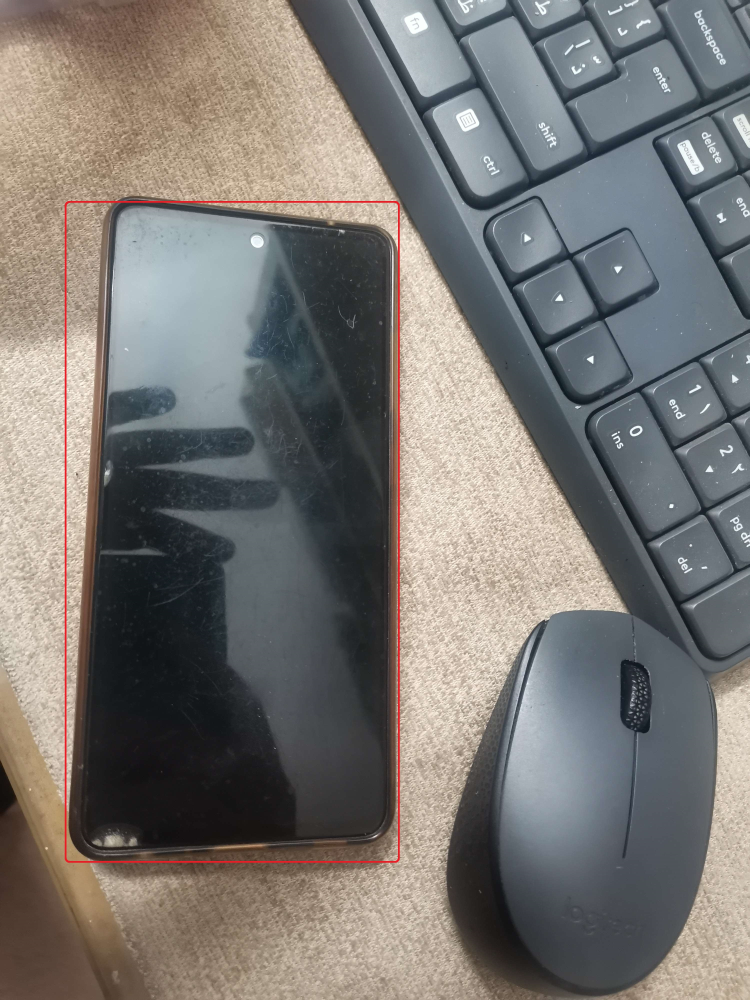
#> input picture mobile_highlighted.jpg, 3000 x 4000 px (shown at 1/4 size)
$ jupyter execute --allow-errors image_crop.ipynb   (older library calls are emulated)
#> lines starting #> are read from the running program, lines starting #| are printed output that depends on the picture; after the words box and inside, x2 and y2 are one past the last pixel; in counts of white or black regions, pixels touching at a corner belong together
### commonfunctions.py
import skimage.io as io
import matplotlib.pyplot as plt
import numpy as np
from skimage.exposure import histogram
from matplotlib.pyplot import bar
from skimage.color import rgb2gray, rgb2hsv

# Convolution:
from scipy.signal import convolve2d
from scipy import fftpack
import math

from skimage.util import random_noise
from skimage.filters import median
from skimage.feature import canny

from mpl_toolkits.mplot3d import Axes3D  # noqa: F401 unused import

import matplotlib.pyplot as plt
from matplotlib import cm
from matplotlib.ticker import LinearLocator, FormatStrFormatter
import numpy as np

# Edges
from skimage.filters import sobel_h, sobel, sobel_v, roberts, prewitt


# Show the figures / plots inside the notebook
def show_images(images, titles=None):
    # This function is used to show image(s) with titles by sending an array of images and an array of associated titles.
    # images[0] will be drawn with the title titles[0] if exists
    # You aren't required to understand this function, use it as-is.
    n_ims = len(images)
    if titles is None:
        titles = ["(%d)" % i for i in range(1, n_ims + 1)]
    fig = plt.figure()
    n = 1
    for image, title in zip(images, titles):
        a = fig.add_subplot(1, n_ims, n)
        if image.ndim == 2:
            plt.gray()
        plt.imshow(image)
        a.set_title(title)
        plt.axis("off")
        n += 1
    fig.set_size_inches(np.array(fig.get_size_inches()) * n_ims)
    plt.show()


# [43 lines left out: functions show_3d_image, show_3d_image_filtering_in_freq, showHist, not called in this run]

### image_crop.ipynb
## Conducted Experiments (test cases)
- Arduino Chip Test with cluttered box
### Comments
    - I used red marker with 10px to draw
    - The mask shape (binary) is weird
    - It doesn't fully match with the box
- Red Car Test with cluttered box
### Comments
    - I used blue marker with 30px to draw
    - The car turns from red to blue (Magish)
    - The cropped image doesn't include the car
- Toy Keys
### Comments
    - I used green marker with 30px to draw
    - Blue turns red and red turns blue for some fucking reason again
    - Crop is good
    - Mask is ortas ta3meya
    - Well , sifts actually match the object but draws the wrong box
- Mobile Phone with cluttered box
### Comments
    - I highlighted the mouse alone and it cropped it perfectly , yet the mask was habal
    - I hightlight the mobile and it cropped it perfectly bardo , bs el mask f 7etta tanya
    - descriptors are matching ok , but the issue is in box drawing , so we will have to consider a backup plan to evaluate according to matches accuracy
    - Masks are really werid , cropps badly due to bad contouring or bad box dimensions

[cell 1]
import numpy as np
import cv2
import os
from skimage.morphology import binary_closing, binary_opening, binary_dilation, binary_erosion
from skimage.filters import gaussian
from commonfunctions import *
# [6 lines of commented-out code are left out]
img_highlights = cv2.imread("./mobile_highlighted.jpg")
#> img_highlights is the input picture: shape (4000, 3000, 3); mean B, G, R 115.4, 118.9, 122.1

# img = cv2.imread("./arduino_not_highlighted.jpg")
# img = cv2.imread("./red_car.jpg")
img = cv2.imread("./mouse_mobile.jpg")
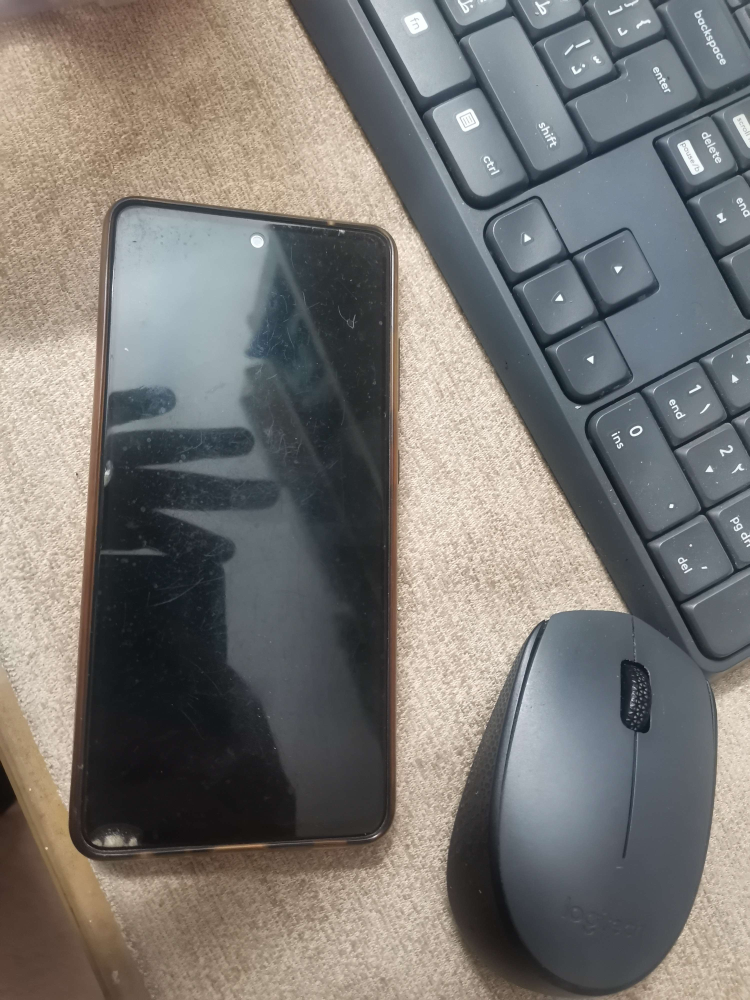
#> input picture mouse_mobile.jpg, 3000 x 4000 px (shown at 1/4 size)
#> img is the input picture: shape (4000, 3000, 3); mean B, G, R 115.9, 119.4, 121.8


# show_images([img_highlights, img, contour], ["img_highlights", "img", "contour"])
show_images([img_highlights], ["img_highlights"])
#> in show_images, `n_ims = len(images)`: n_ims = 1
#> the loop in show_images, `for image, title in zip(images, titles):` made 1 pass
#> (title, n) on pass 1: ('img_highlights', 2)
#> after the loop in show_images, `for image, title in zip(images, titles):`: n = 2

[cell 2]
contour = cv2.subtract(img_highlights, img)
contour = cv2.cvtColor(contour, cv2.COLOR_BGR2GRAY)
#> contour: shape (4000, 3000)
print(contour.max())
#| 59

pts_contour = np.where(contour > 3)
#> pts_contour = 67047 positions, rows 503 to 3454, columns 256 to 2222
pts_contour = np.array([pts_contour[1], pts_contour[0]]).T
#> pts_contour = 67047 pairs, first value 256 to 2222, second value 503 to 3454

show_images([contour], ["contour"])
#> the loop in show_images (call 2), `for image, title in zip(images, titles):` made 1 pass

[cell 3]
rect = cv2.boundingRect(pts_contour)
#> rect = (256, 503, 1967, 2952)
x, y, w, h = rect
#> x = 256; y = 503; w = 1967; h = 2952
croped = img[y : y + h, x : x + w].copy()
show_images([croped], ["croped"])

[cell 4]
pts_contour = pts_contour - pts_contour.min(axis=0)
#> pts_contour = 67047 pairs, first value 0 to 1966, second value 0 to 2951

mask = np.zeros(croped.shape[:2], np.uint8)
cv2.drawContours(mask, [pts_contour], -1, (255, 255, 255), -1, cv2.LINE_AA)
# cv2.drawContours(croped, [pts_contour], -1, (0, 255, 0), 2, cv2.LINE_AA)
show_images([mask ], ["mask"])

# side note : mask el arduino bytl3 7agat 8areba

[cell 5]
dst = cv2.bitwise_and(croped, croped, mask=mask)

## (4) add the white background
bg = np.ones_like(croped, np.uint8) * 255
cv2.bitwise_not(bg, bg, mask=mask)
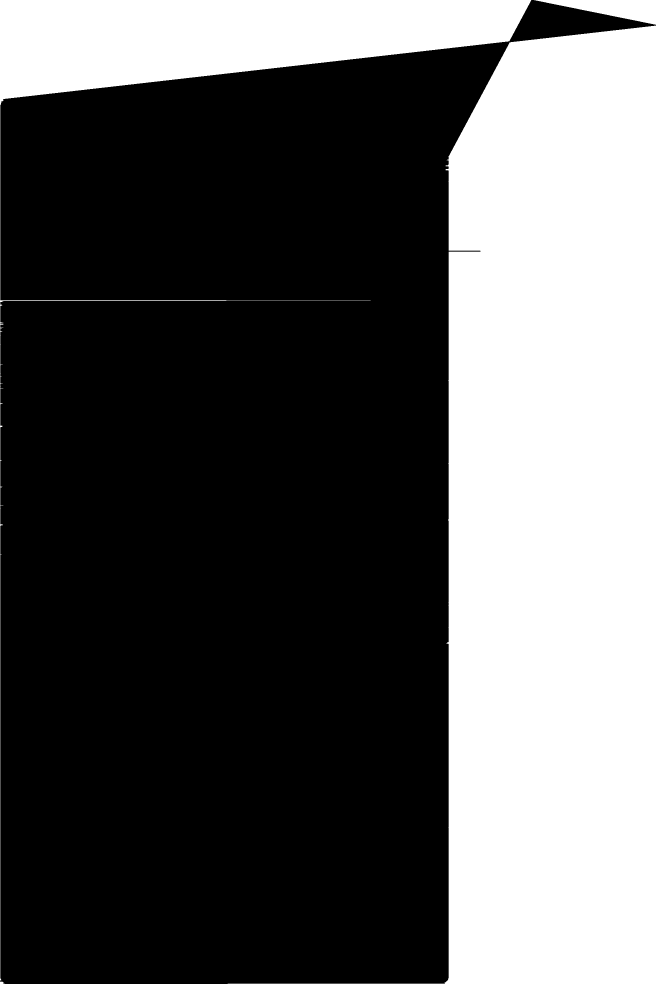
#> bg: shape (2952, 1967, 3) (shown at 1/3 size); 35.8% white; 4 white regions, box (x1, y1, x2, y2) and area: (683, 77, 1967, 2952) 1734533, (0, 0, 1594, 2942) 331521, (1603, 0, 1967, 74) 13581, (0, 2945, 14, 2952) 73
dst2 = bg + dst
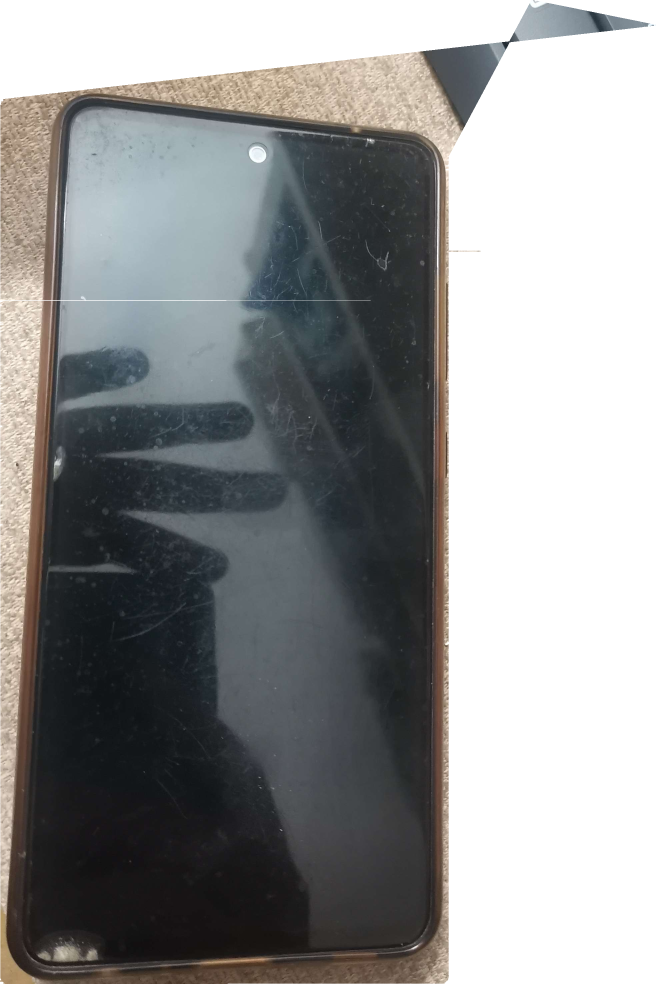
#> dst2: shape (2952, 1967, 3) (shown at 1/3 size); mean of channels 0, 1, 2 146.8, 146.8, 146; drawn as B, G, R
show_images([dst2], ["dst2"])

[cell 6]
def applySift(train_image, test_image):
    train_image = cv2.cvtColor(train_image, cv2.COLOR_RGB2GRAY)
    test_image = cv2.cvtColor(test_image, cv2.COLOR_RGB2GRAY)
    sift = cv2.SIFT_create()
    kp1, desc1 = sift.detectAndCompute(train_image, None)
    kp2, desc2 = sift.detectAndCompute(test_image, None)

    bf = cv2.BFMatcher()
    matches = bf.knnMatch(desc1, desc2, k=2)

    # apply test
    good = []

    for m, n in matches:
        if m.distance < 0.75 * n.distance:
            good.append([m])

    img3 = cv2.drawMatchesKnn(
        train_image, kp1, test_image, kp2, good[:50], None, flags=2
    )
    show_images([img3])
    return

[cell 7]
def find_matching_boxes(image, template, detector_method, params):
    """
    template: Lost object image
    image: box image
    detector_method: SIFT or ORB
    params: dictionary of parameters (max_matching_objects, SIFT_distance_threshold, best_matches_points)
    """
    # Parameters and their default values
    MAX_MATCHING_OBJECTS = params.get("max_matching_objects", 10)
    SIFT_DISTANCE_THRESHOLD = params.get("SIFT_distance_threshold", 0.65)
    BEST_MATCHES_POINTS = params.get("best_matches_points", 50)

    # Initialize the detector and matcher
    if detector_method == "SIFT":
        detector = cv2.SIFT_create()
        bf = cv2.BFMatcher()
    elif detector_method == "ORB":
        detector = cv2.ORB_create(fastThreshold=5, edgeThreshold=10)
        bf = cv2.BFMatcher(cv2.NORM_HAMMING, crossCheck=True)
    else:
        raise ValueError("Unsupported detector method")

    # Find keypoints and descriptors for the template
    keypoints2, descriptors2 = detector.detectAndCompute(
        template, None
    )  # lost object image (keypoints and feature vectors)

    matched_boxes = []
    matching_img = image.copy()  # box image

    for i in range(MAX_MATCHING_OBJECTS):
        # Match descriptors
        keypoints1, descriptors1 = detector.detectAndCompute(
            matching_img, None
        )  # box image (keypoints and feature vectors)

        if detector_method == "SIFT":
            # Matching strategy for SIFT
            matches = bf.knnMatch(descriptors1, descriptors2, k=2)
            good_matches = [
                m
                for m, n in matches
                if m.distance < SIFT_DISTANCE_THRESHOLD * n.distance
            ]
            good_matches = sorted(good_matches, key=lambda x: x.distance)[
                :BEST_MATCHES_POINTS
            ]

        elif detector_method == "ORB":
            # Matching strategy for ORB
            matches = bf.match(descriptors1, descriptors2)
            matches = sorted(matches, key=lambda x: x.distance)
            good_matches = matches[:BEST_MATCHES_POINTS]

        else:
            raise ValueError("Unsupported detector method")

        # Extract location of good matches
        points1 = np.float32([keypoints1[m.queryIdx].pt for m in good_matches])
        points2 = np.float32([keypoints2[m.trainIdx].pt for m in good_matches])

        # Find homography for drawing the bounding box
        try:
            H, _ = cv2.findHomography(points2, points1, cv2.RANSAC, 2)
        except cv2.error:
            print("No more matching box")
            break

        if H is None:
            print("No more matching box")
            break

        # Transform the corners of the template to the matching points in the image
        h, w = template.shape[:2]
        corners = np.float32([[0, 0], [0, h - 1], [w - 1, h - 1], [w - 1, 0]]).reshape(-1, 1, 2)

        # [4 lines of commented-out code are left out]

        transformed_corners = cv2.perspectiveTransform(corners, H)
        matched_boxes.append(transformed_corners)

        # You can uncomment the following lines to see the matching process
        # Draw the bounding box
        img1_with_box = matching_img.copy()
        matching_result = cv2.drawMatches(
            img1_with_box,
            keypoints1,
            template,
            keypoints2,
            good_matches,
            None,
            flags=cv2.DrawMatchesFlags_NOT_DRAW_SINGLE_POINTS,
        )
        cv2.polylines(
            matching_result,
            [np.int32(transformed_corners)],
            True,
            (255, 0, 0),
            3,
            cv2.LINE_AA,
        )
        plt.imshow(matching_result, cmap="gray")
        plt.show()

        # Create a mask and fill the matched area with near neighbors
        matching_img2 = cv2.cvtColor(matching_img, cv2.COLOR_BGR2GRAY)
        mask = np.ones_like(matching_img2) * 255
        cv2.fillPoly(mask, [np.int32(transformed_corners)], 0)
        mask = cv2.bitwise_not(mask)
        matching_img = cv2.inpaint(matching_img, mask, 3, cv2.INPAINT_TELEA)

    return matched_boxes


# def filter_based_on_image_quality(img):
#     segmenentor = SelfiSegmentation()
#     filtered_1 = img
#     filtered_2 = img  # segmenentor.removeBG(img,(255,255,255))
#     # commonfunctions.show_images([filtered_1,filtered_2],["segmented image 1","segmented image 2"])
#     starting_k = math.sqrt(2)
#     starting_sigma = 1.5
#     X = 0
#     # previous = brisque.score(img)
#     # final = None
#     # while X < 5:
#     #     test = gaussian(filtered_1, (filtered_1,starting_k**X) * starting_sigma)
#     #     score = brisque.score(test)
#     #     if score  < previous:
#     #         final = test
#     #         previous = score
#     #     X += 1

[cell 8]
template = dst2
template = cv2.cvtColor(template, cv2.COLOR_BGR2RGB)
template = cv2.resize(
    template, (template.shape[1] // 4, template.shape[0] // 4)
)
#> template: shape (738, 491, 3)


# commonfunctions.show_images([template])
# lost_found_box = cv2.imread("./box_cluttered_chip.jpg")  # Image , but erroneous image
lost_found_box = cv2.imread("./mobile_cluttered.jpg")  # Image (correct box on arduino)
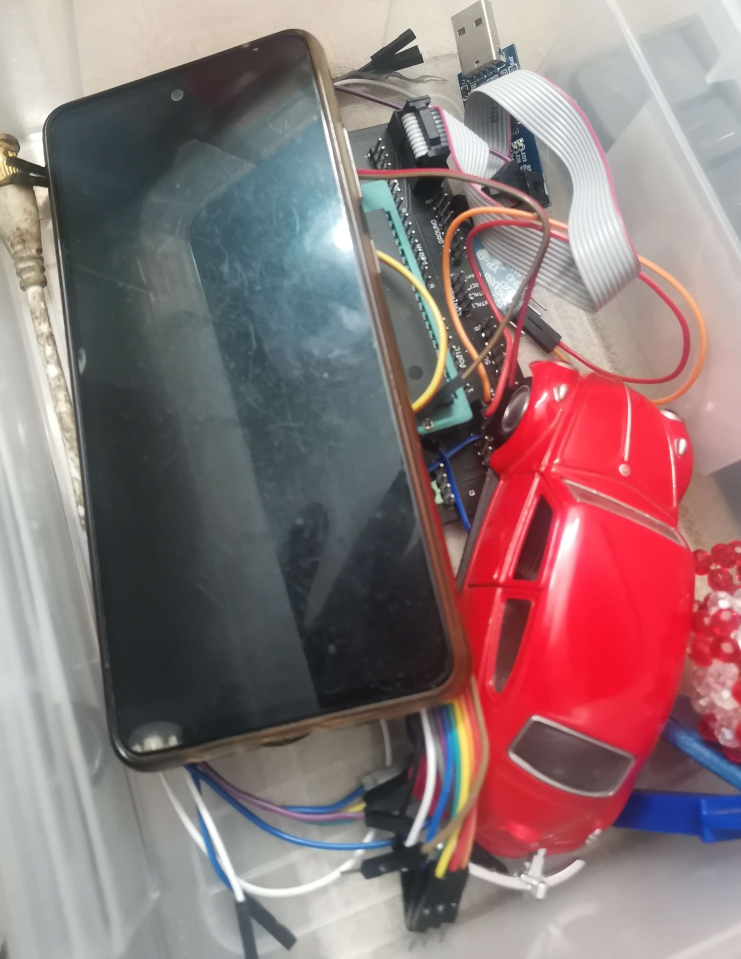
#> input picture mobile_cluttered.jpg, 2223 x 2875 px (shown at 1/3 size)
#> lost_found_box is the input picture: shape (2875, 2223, 3); mean B, G, R 120.1, 118.7, 141.3
# lost_found_box = img
lost_found_box = cv2.cvtColor(lost_found_box, cv2.COLOR_BGR2RGB)
lost_found_box = cv2.resize(
    lost_found_box, (lost_found_box.shape[1] // 4, lost_found_box.shape[0] // 4)
)
#> lost_found_box: shape (718, 555, 3)

[cell 9]
croped = cv2.cvtColor(croped, cv2.COLOR_RGB2GRAY)
#> croped: shape (2952, 1967)
print(croped.shape)
#| (2952, 1967)

equ = cv2.equalizeHist(croped)

gaussiancv = cv2.GaussianBlur(equ, (5, 5), 30)
gaussiansk = gaussian(croped, sigma=30)
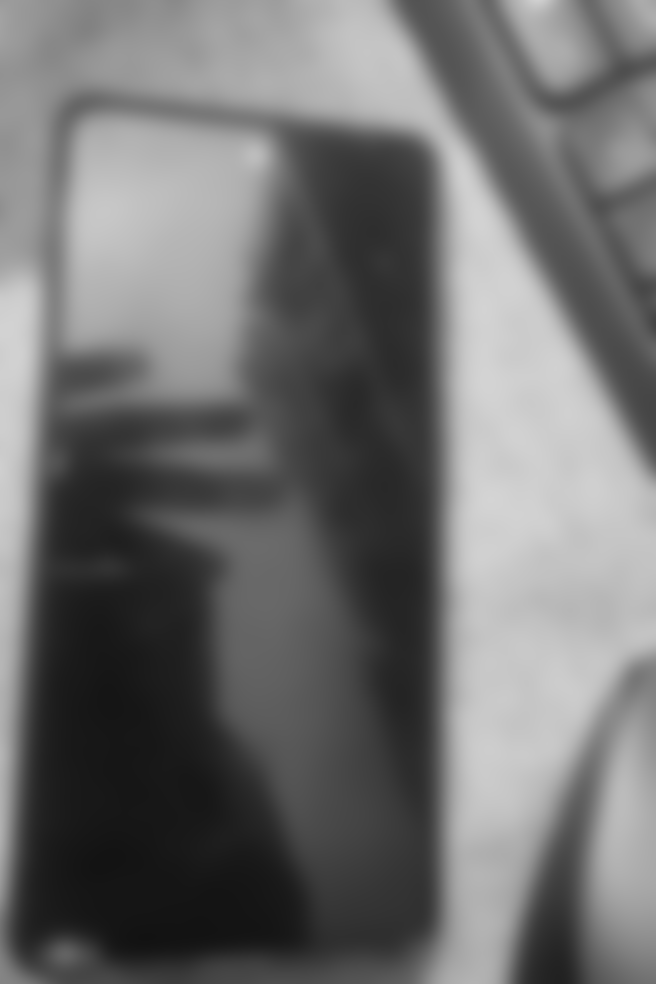
#> gaussiansk: shape (2952, 1967) float64 (shown at 1/3 size); min 0.0737, max 0.832, mean 0.439
# opening = binary_closing(croped)
# for i in range(20):
#     opening = binary_opening(opening, selem=np.ones((24,24)))

show_images([croped,gaussiancv,gaussiansk],["croped","gaussian","gaussiansk"])

[cell 10]
params = {
    "max_matching_objects": 5,
    "SIFT_distance_threshold": 0.65,
    "best_matches_points": 50,
}

#> (the rest of this cell did not finish here and is left out)


# Draw the bounding boxes on the original image
for box in matched_boxes:
    cv2.polylines(lost_found_box, [np.int32(box)], True, (0, 255, 0), 3, cv2.LINE_AA)

plt.imshow(lost_found_box)
plt.show()

#> (a cell that did not finish here is left out)

[cell 12]
applySift(template, lost_found_box)
#> in applySift, `kp1, desc1 = sift.detectAndCompute(train_image, None)`: kp1 = 443 keypoints; strongest (x, y, size): (378, 33, 3.1), (345, 56, 31.7), (449, 17, 10.7), (268, 166, 103.7)
#> in applySift, `kp2, desc2 = sift.detectAndCompute(test_image, None)`: kp2 = 1070 keypoints; strongest (x, y, size): (31, 144, 6.8), (32, 123, 2.2), (315, 111, 7.9), (379, 309, 2.8)
#> in applySift, `matches = bf.knnMatch(desc1, desc2, k=2)`: matches = 443 matches
#> after the loop in applySift, `for m, n in matches:`: good = 23 matches
#> in applySift, `img3 = cv2.drawMatchesKnn( train_image, kp1, test_image, kp2, good[:50..`:
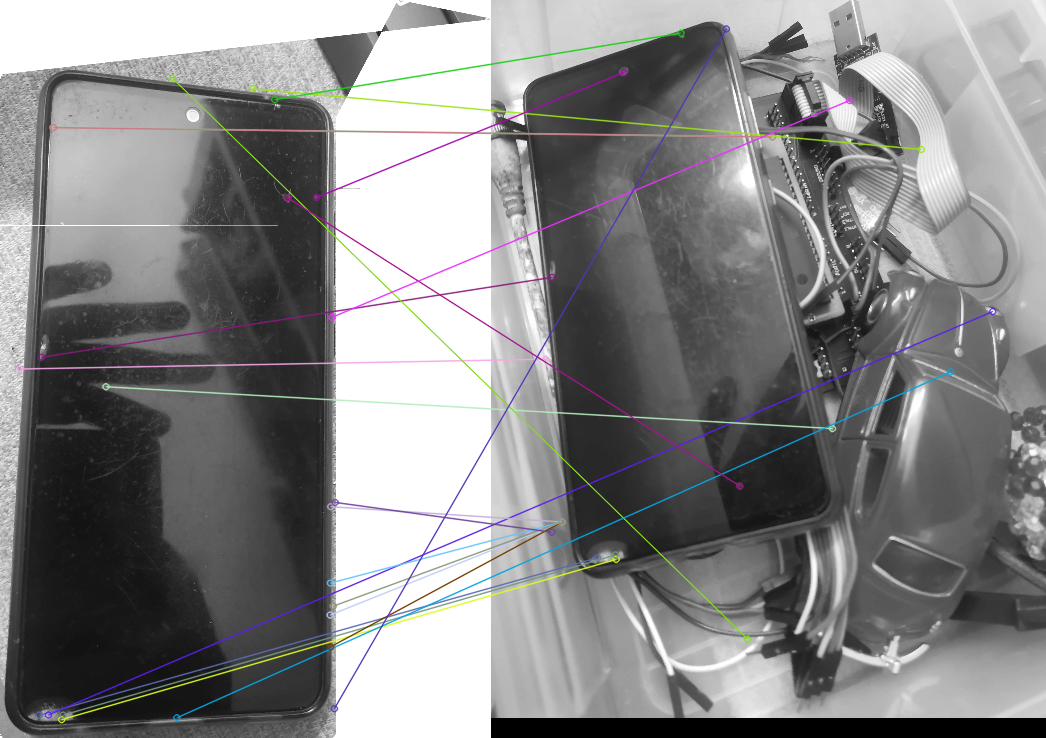
#> img3: shape (738, 1046, 3); mean of channels 0, 1, 2 133.7, 133.3, 133.4; drawn as B, G, R
